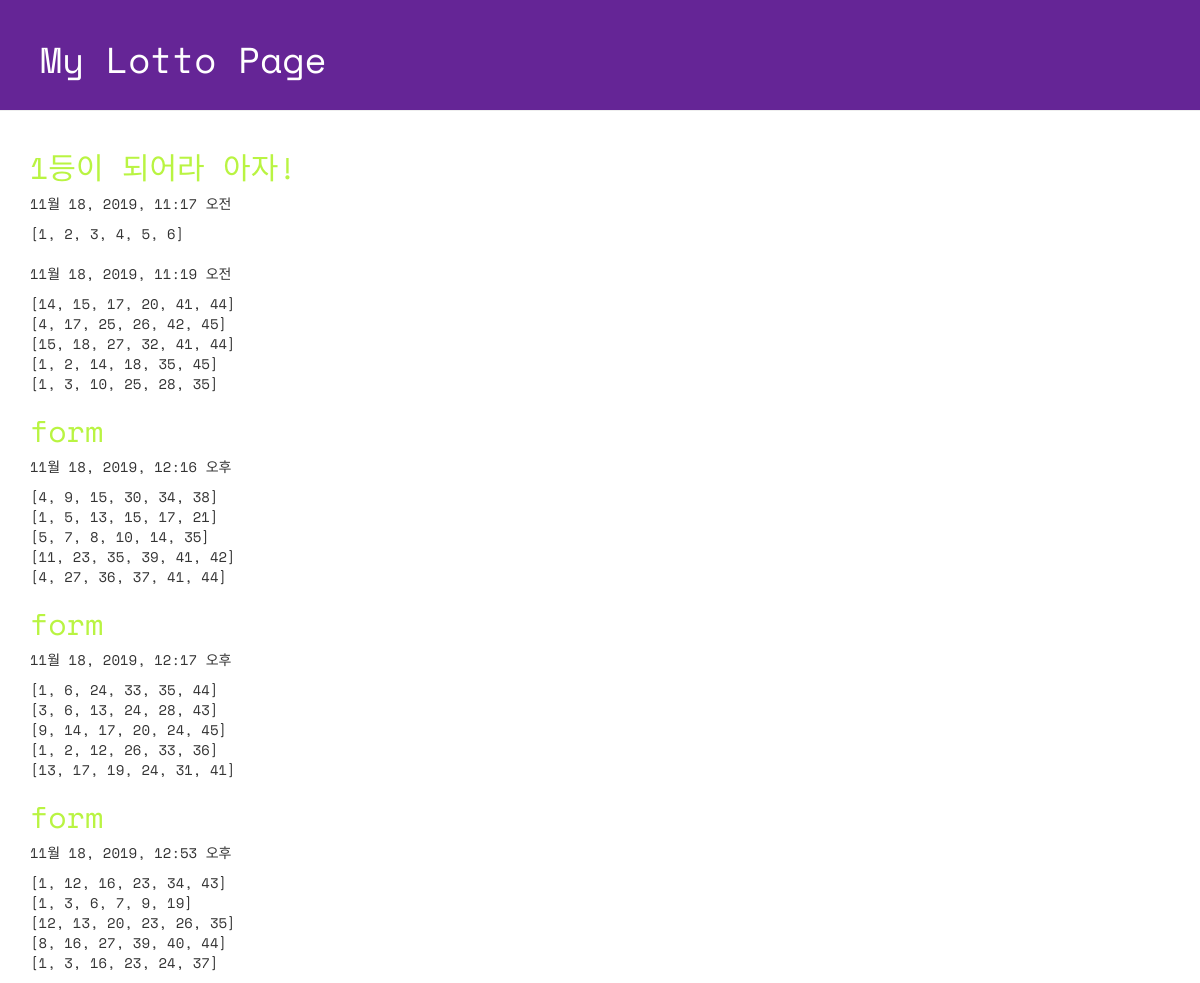
Page /lotto/ on the committed database.
### lotto/models.py (models this page shows, shortened)
class GuessNumbers(models.Model):
    name = models.CharField(max_length=24) # 로또 번호 리스트의 이름
    text = models.CharField(max_length=255) # 로또 번호 리스트에 대한 설명
    lottos = models.CharField(max_length=255,
        default='[1, 2, 3, 4, 5, 6]') # 로또 번호들이 담길 str
    num_lotto = models.IntegerField(default=5) # 6개 번호 set의 갯수
    update_date = models.DateTimeField()

### lotto/views.py (the view)
# urls.py: path('lotto/', views.index, name='index'), # lotto > views.py 파일의 index 함수 호출
def index(request):
    lottos = GuessNumbers.objects.all() # DB에 저장된 GuessNumbers 객체 모두를 가져온다.
    return render(request, 'lotto/default.html', {'lottos':lottos})

### lotto/templates/lotto/default.html (shortened to what this page needs)
<!DOCTYPE html>
{% load staticfiles %}
<html lang="ko">
<head>
  <link rel="stylesheet" href="//maxcdn.bootstrapcdn.com/bootstrap/3.2.0/css/bootstrap.min.css">
  <link rel="stylesheet" href="//maxcdn.bootstrapcdn.com/bootstrap/3.2.0/css/bootstrap-theme.min.css">
  <link rel="stylesheet" href="{% static 'css/lotto.css' %}">
</head>
<body>
  <div class="page-header">
  <h1>My Lotto Page</h1>
  </div>
  <div class="container lotto">
    {% for lotto in lottos %}
      <h2>{{ lotto.text }}</h2>
      <p>{{ lotto.update_date }}</p>
      <p>{{ lotto.lottos | linebreaksbr }}</p>
    {% endfor %}
  </div>
</body>
</html>

### lotto/static/css/lotto.css (style rules this page uses)
.page-header { background-color: #652596; margin-top: 0; padding: 20px 20px 20px 40px; font-family: 'Space Mono', monospace; }
.page-header h1 { color: #FFFFFF; }
.container { font-family: 'Space Mono', monospace; }
.container h2 { color: #b9f442; }

### rows in the picture
GuessNumbers: text "1등이 되어라 아자!", update_date "11월 18, 2019, 11:17 오전", lottos "[1, 2, 3, 4, 5, 6]"
GuessNumbers: update_date "11월 18, 2019, 11:19 오전", lottos "[14, 15, 17, 20, 41, 44] [4, 17, 25, 26, 42, 45] [15, 18, 27, 32, 41, 44] [1, 2, 14, 18, 35, 45] [1, 3, 10, 25, 28, 35]"
GuessNumbers: text "form", update_date "11월 18, 2019, 12:16 오후", lottos "[4, 9, 15, 30, 34, 38] [1, 5, 13, 15, 17, 21] [5, 7, 8, 10, 14, 35] [11, 23, 35, 39, 41, 42] [4, 27, 36, 37, 41, 44]"
GuessNumbers: text "form", update_date "11월 18, 2019, 12:17 오후", lottos "[1, 6, 24, 33, 35, 44] [3, 6, 13, 24, 28, 43] [9, 14, 17, 20, 24, 45] [1, 2, 12, 26, 33, 36] [13, 17, 19, 24, 31, 41]"
GuessNumbers: text "form", update_date "11월 18, 2019, 12:53 오후", lottos "[1, 12, 16, 23, 34, 43] [1, 3, 6, 7, 9, 19] [12, 13, 20, 23, 26, 35] [8, 16, 27, 39, 40, 44] [1, 3, 16, 23, 24, 37]"
